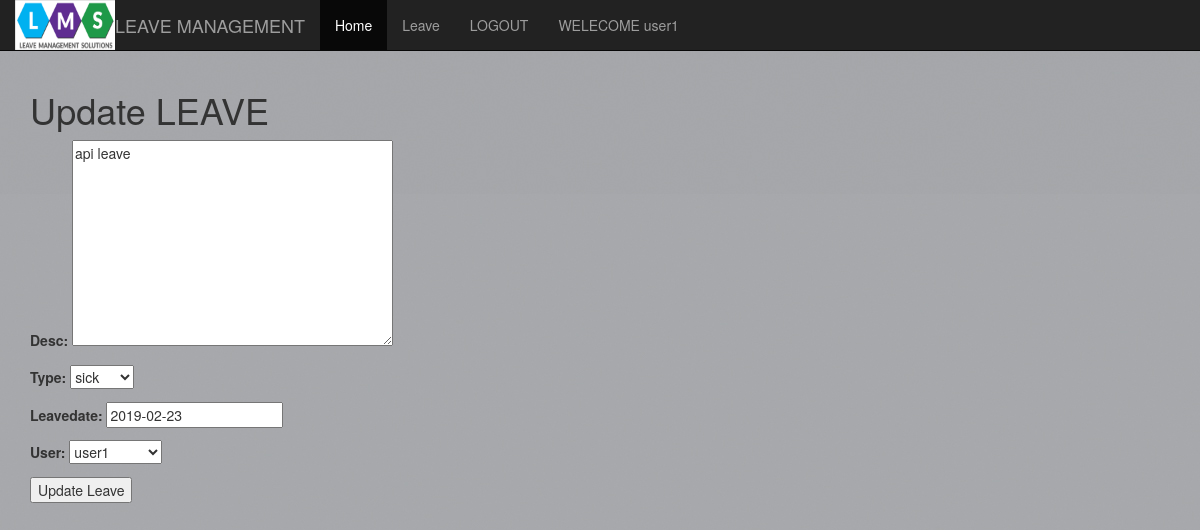
/leave_update/7 (signed in), run on an earlier commit of the app's database.
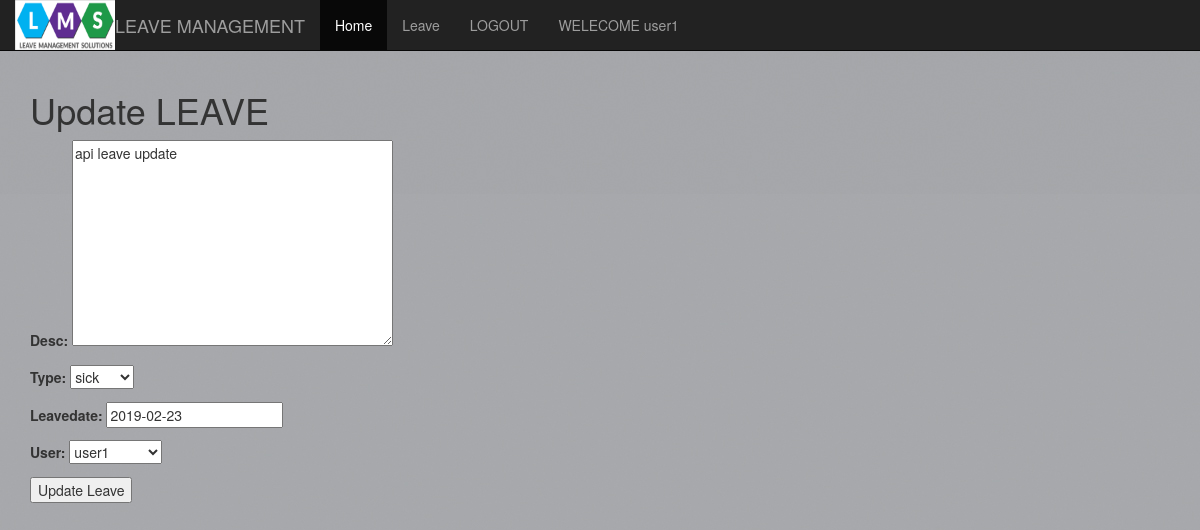
And on a later commit of the database.
### main/models.py (models this page shows)
class Leave(models.Model):
	desc=models.TextField(blank=True, null=True)
	type=models.ForeignKey(LeaveType, on_delete=models.PROTECT)
	date=models.DateTimeField(default=datetime.now)
	leavedate=models.DateField()
	user=models.ForeignKey(User, on_delete=models.PROTECT)

### main/models.py (called while the page is built)
	def __str__(self):
		return self.name

### main/templates/main/leave_update_form.html (shortened to what this page needs)
{% extends 'main/index.html'%}
{% block content%}
	<h1>Update LEAVE</h1>
	<form method="post">
		{{ form.as_p}}
		<input type="submit" name="" value="Update Leave">
	</form>
{% endblock%}

What changed in the data, as far as the page shows it:
changed Leave "sick": desc "api leave" → "api leave update"
